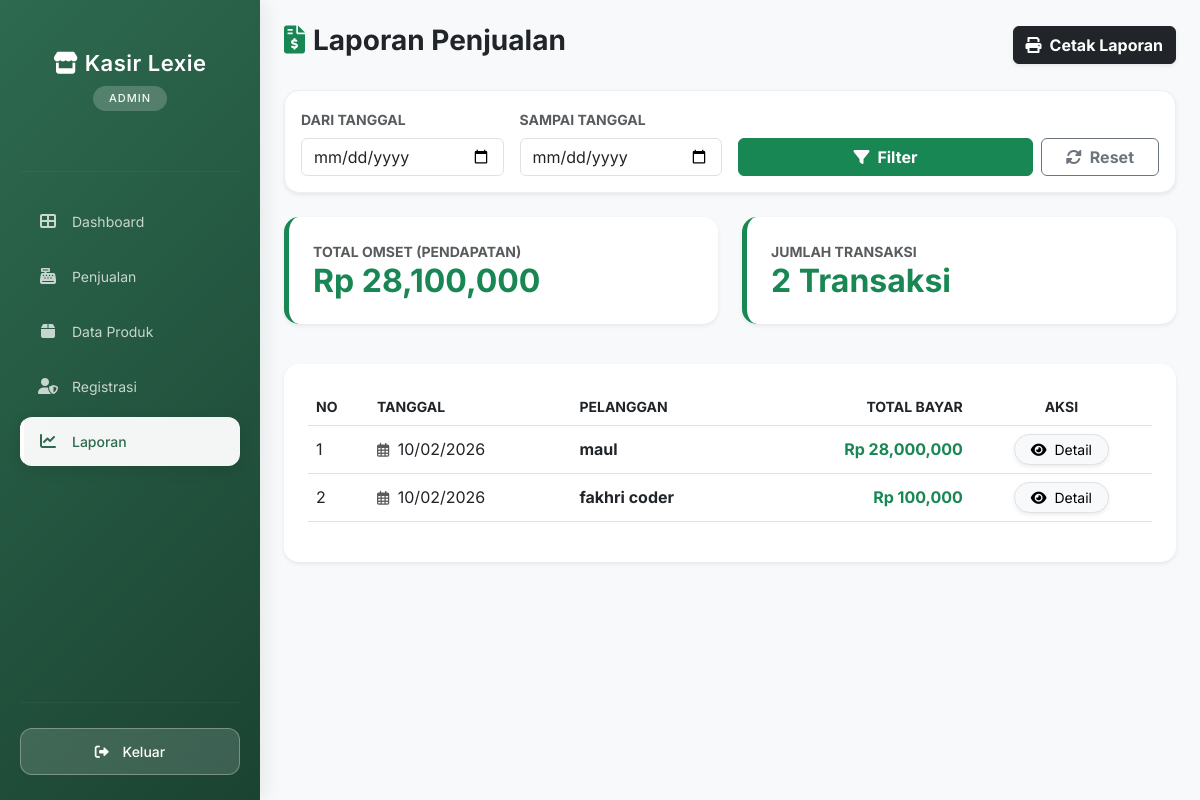
The page /kasir/admin/laporan/index.php (signed in) on the database its author committed.
### tables this page shows
CREATE TABLE `penjualan` (
  `PenjualanID` int(11) NOT NULL,
  `TanggalPenjualan` date NOT NULL,
  `TotalHarga` decimal(10,2) NOT NULL,
  `PelangganID` int(11) NOT NULL
);

CREATE TABLE `pelanggan` (
  `PelangganID` int(11) NOT NULL,
  `NamaPelanggan` varchar(255) NOT NULL,
  `Alamat` text NOT NULL,
  `NomorTelepon` varchar(15) NOT NULL
);

### kasir/admin/laporan/index.php (the view, shortened to what this page needs)
<?php
include '../../main/connect.php';
$tgl_mulai = isset($_GET['tgl_mulai']) ? $_GET['tgl_mulai'] : '';
$tgl_selesai = isset($_GET['tgl_selesai']) ? $_GET['tgl_selesai'] : '';
?>
<!DOCTYPE html>
<html lang="id">
<head>
    <link href="https://cdn.jsdelivr.net/npm/bootstrap@5.3.0/dist/css/bootstrap.min.css" rel="stylesheet">
    <link rel="stylesheet" href="https://cdnjs.cloudflare.com/ajax/libs/font-awesome/6.0.0/css/all.min.css">
</head>
<body class="bg-light">
    <div class="d-flex">
        <div class="no-print">
            <?php include '../../template/sidebar.php'; ?>
        </div>
        <div class="container-fluid p-4">
            <div class="d-flex justify-content-between align-items-center mb-4 no-print">
                <h3 class="fw-bold"><i class="fas fa-file-invoice-dollar me-2 text-success"></i>Laporan Penjualan</h3>
                <button class="btn btn-dark fw-bold shadow-sm" onclick="window.print()">
                    <i class="fas fa-print me-2"></i>Cetak Laporan
                </button>
            </div>
            <div class="card filter-box shadow-sm mb-4 no-print">
                <div class="card-body">
                    <form method="GET" class="row g-3 align-items-end">
                        <div class="col-md-3">
                            <label class="form-label small fw-bold text-muted">DARI TANGGAL</label>
                            <input type="date" name="tgl_mulai" class="form-control" value="<?= $tgl_mulai ?>">
                        </div>
                        <div class="col-md-3">
                            <label class="form-label small fw-bold text-muted">SAMPAI TANGGAL</label>
                            <input type="date" name="tgl_selesai" class="form-control" value="<?= $tgl_selesai ?>">
                        </div>
                        <div class="col-md-6 d-flex gap-2">
                            <button type="submit" class="btn btn-success flex-grow-1 fw-bold">
                                <i class="fas fa-filter me-2"></i>Filter
                            </button>
                            <a href="index.php" class="btn btn-outline-secondary px-4 fw-bold">
                                <i class="fas fa-sync-alt me-2"></i>Reset
                            </a>
                        </div>
                    </form>
                </div>
            </div>
            <div class="row mb-4">
                <?php
                $where = "";
                $summary_omset = mysqli_query($conn, "SELECT SUM(TotalHarga) as total, COUNT(*) as jml FROM penjualan $where");
                $ds = mysqli_fetch_assoc($summary_omset);
                ?>
                <div class="col-md-6 mb-3">
                    <div class="card card-report shadow-sm p-4 bg-white border-start border-success border-5">
                        <small class="text-muted fw-bold">TOTAL OMSET (PENDAPATAN)</small>
                        <h2 class="fw-bold text-success m-0">Rp <?= number_format($ds['total'] ?? 0); ?></h2>
                    </div>
                </div>
                <div class="col-md-6 mb-3">
                    <div class="card card-report shadow-sm p-4 bg-white border-start border-success border-5">
                        <small class="text-muted fw-bold">JUMLAH TRANSAKSI</small>
                        <h2 class="fw-bold text-success m-0"><?= $ds['jml']; ?> Transaksi</h2>
                    </div>
                </div>
            </div>
            <div class="card card-report shadow-sm">
                <div class="card-body p-4">
                    <div class="table-responsive">
                        <table class="table table-hover align-middle">
                            <thead>
                                <tr class="text-muted small">
                                    <th>NO</th>
                                    <th>TANGGAL</th>
                                    <th>PELANGGAN</th>
                                    <th class="text-end">TOTAL BAYAR</th>
                                    <th class="no-print text-center">AKSI</th>
                                </tr>
                            </thead>
                            <tbody>
                                <?php
                                $no = 1;
                                $query = mysqli_query($conn, "SELECT * FROM penjualan
                                         JOIN pelanggan ON penjualan.PelangganID = pelanggan.PelangganID
                                         $where ORDER BY TanggalPenjualan DESC");
                                while($d = mysqli_fetch_array($query)){
                                ?>
                                <tr>
                                    <td><?= $no++; ?></td>
                                    <td><span class="text-muted small"><i class="far fa-calendar-alt me-1"></i></span> <?= date('d/m/Y', strtotime($d['TanggalPenjualan'])); ?></td>
                                    <td class="fw-bold"><?= $d['NamaPelanggan']; ?></td>
                                    <td class="fw-bold text-end text-success">Rp <?= number_format($d['TotalHarga']); ?></td>
                                    <td class="no-print text-center">
                                        <a href="detail.php?id=<?= $d['PenjualanID']; ?>" class="btn btn-sm btn-light rounded-pill border shadow-sm px-3">
                                            <i class="fas fa-eye me-1"></i> Detail
                                        </a>
                                    </td>
                                </tr>
                                <?php } ?>
                            </tbody>
                        </table>
                    </div>
                </div>
            </div>
        </div>
    </div>
</body>
</html>

### kasir/admin/laporan/index.php (style rules this page uses)
.card-report { border-radius: 15px; border: none; transition: 0.3s; }
.table thead { background-color: #f8f9fa; }
.filter-box { border-radius: 15px; background: #fff; border: 1px solid #eee; }

### kasir/template/sidebar.php (style rules this page uses)
* { font-family: 'Inter', sans-serif; }

### rows shown on the page
penjualan: TanggalPenjualan "10/02/2026", PelangganID.NamaPelanggan "maul", TotalHarga "28,000,000"
penjualan: TanggalPenjualan "10/02/2026", PelangganID.NamaPelanggan "fakhri coder", TotalHarga "100,000"

### other values the page prints
$_SESSION['role'] "ADMIN"
$ds['total'] "28,100,000"
$ds['jml'] "2"
